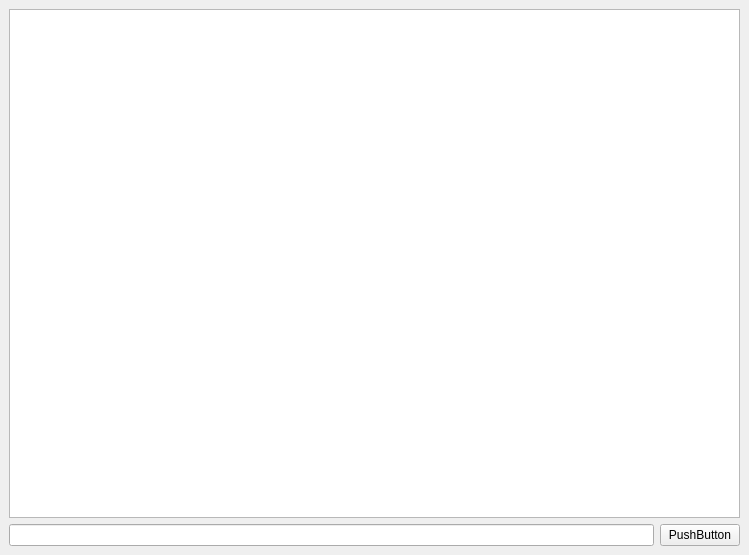
<?xml version="1.0" encoding="UTF-8"?>
<ui version="4.0">
 <class>MainWindow</class>
 <widget class="QMainWindow" name="MainWindow">
  <property name="geometry">
   <rect>
    <x>0</x>
    <y>0</y>
    <width>749</width>
    <height>555</height>
   </rect>
  </property>
  <property name="windowTitle">
   <string>MainWindow</string>
  </property>
  <widget class="QWidget" name="centralwidget">
   <layout class="QVBoxLayout" name="verticalLayout">
    <item>
     <widget class="QGraphicsView" name="QRView"/>
    </item>
    <item>
     <layout class="QHBoxLayout" name="horizontalLayout">
      <item>
       <widget class="QLineEdit" name="inputUrl">
        <property name="text">
         <string/>
        </property>
        <property name="clearButtonEnabled">
         <bool>false</bool>
        </property>
       </widget>
      </item>
      <item>
       <widget class="QPushButton" name="Button">
        <property name="text">
         <string>PushButton</string>
        </property>
       </widget>
      </item>
     </layout>
    </item>
   </layout>
   <zorder>pushButton_2</zorder>
   <zorder>verticalLayoutWidget</zorder>
  </widget>
 </widget>
 <resources/>
 <connections/>
</ui>
